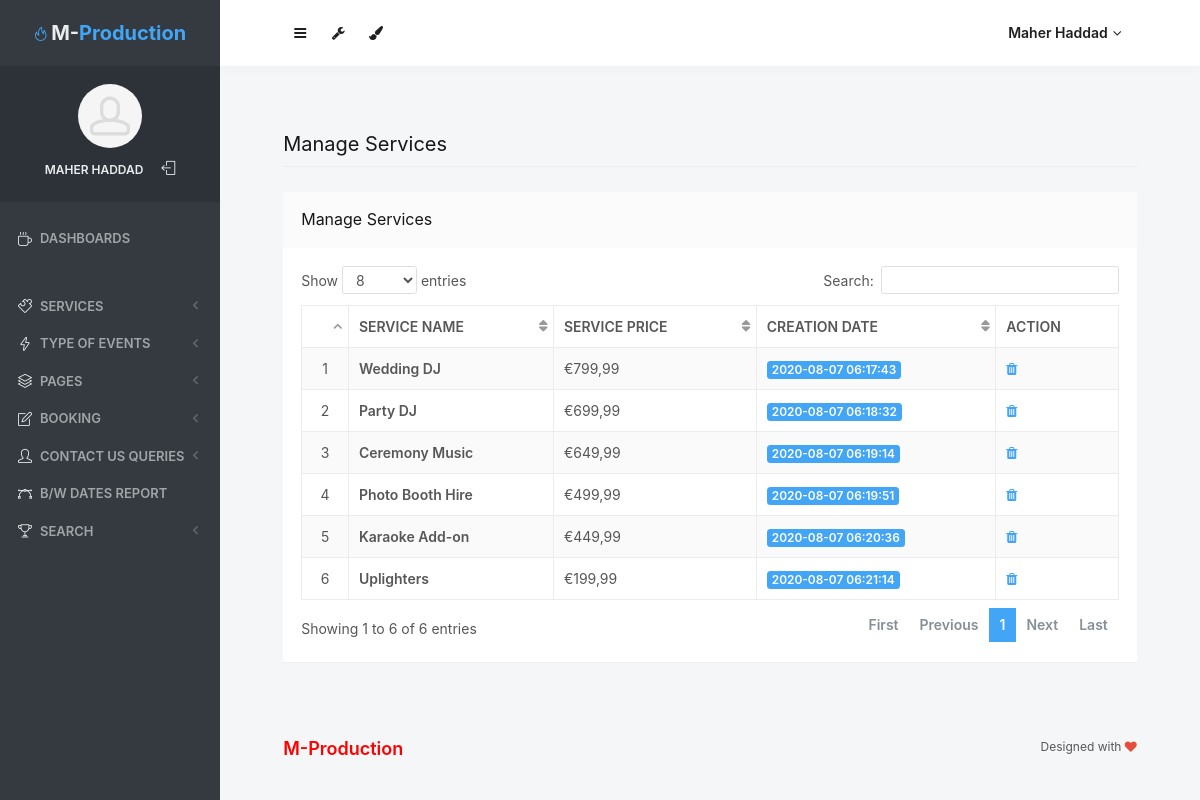
Screenshot of /admin/manage-services.php (signed in) with the database file from the repository.
### tables this page shows
CREATE TABLE `tblservice` (
  `ID` int(10) NOT NULL,
  `ServiceName` varchar(200) DEFAULT NULL,
  `SerDes` varchar(250) NOT NULL,
  `ServicePrice` varchar(200) DEFAULT NULL,
  `CreationDate` timestamp NULL DEFAULT CURRENT_TIMESTAMP
);

### admin/manage-services.php (the view, shortened to what this page needs)
<?php
include('includes/dbconnection.php');
if (strlen($_SESSION['mProdId']==0)) {
  header('location:logout.php');
  } else{
  ?>
<!doctype html>
<html lang="en" class="no-focus">
    <head>
        <link rel="stylesheet" href="assets/js/plugins/datatables/dataTables.bootstrap4.min.css">
        <link rel="stylesheet" id="css-main" href="assets/css/codebase.min.css">
    </head>
    <body>
        <div id="page-container" class="sidebar-o sidebar-inverse side-scroll page-header-fixed main-content-narrow">
           <?php include_once('includes/sidebar.php');?>
          <?php include_once('includes/header.php');?>
            <main id="main-container">
                <div class="content">
                    <h2 class="content-heading">Manage Services</h2>
                    <div class="block">
                        <div class="block-header block-header-default">
                            <h3 class="block-title">Manage Services</h3>
                        </div>
                        <div class="block-content block-content-full">
                            <table class="table table-bordered table-striped table-vcenter js-dataTable-full-pagination">
                                <thead>
                                    <tr>
                                        <th class="text-center"></th>
                                        <th>Service Name</th>
                                        <th class="d-none d-sm-table-cell">Service Price</th>
                                        <th class="d-none d-sm-table-cell">Creation Date</th>
                                        <th class="d-none d-sm-table-cell" style="width: 15%;">Action</th>
                                       </tr>
                                </thead>
                                <tbody>
                                    <?php
                                    $sql="SELECT * from tblservice";
                                    $query = $dbh -> prepare($sql);
                                    $query->execute();
                                    $results=$query->fetchAll(PDO::FETCH_OBJ);
                                    $cnt=1;
                                    if($query->rowCount() > 0)
                                    {
                                    foreach($results as $row)
                                    {               ?>
                                    <tr>
                                        <td class="text-center"><?php echo htmlentities($cnt);?></td>
                                        <td class="font-w600"><?php  echo htmlentities($row->ServiceName);?></td>
                                        <td class="d-none d-sm-table-cell">&#8364;<?php  echo htmlentities($row->ServicePrice);?></td>
                                        <td class="d-none d-sm-table-cell">
                                            <span class="badge badge-primary"><?php  echo htmlentities($row->CreationDate);?></span>
                                        </td>
                                         <td class="d-none d-sm-table-cell"><a href="manage-services.php?delid=<?php echo ($row->ID);?>" onclick="return confirm('Do you really want to Delete ?');"><i class="fa fa-trash fa-delete" aria-hidden="true"></i></a></td>
                                    </tr>
                                    <?php $cnt=$cnt+1;}} ?>
                                </tbody>
                            </table>
                        </div>
                    </div>
                </div>
            </main>
           <?php include_once('includes/footer.php');?>
        </div>
    </body>
</html>
<?php }  ?>

### admin/includes/sidebar.php (shortened to what this page needs)
    <?php
    include('includes/dbconnection.php');
    if (strlen($_SESSION['mProdId']==0)) {
      header('location:logout.php');
      } else{
    ?>
   <nav id="sidebar">
                <div id="sidebar-scroll">
                    <div class="sidebar-content">
                        <div class="content-header content-header-fullrow px-15">
                            <div class="content-header-section text-center align-parent sidebar-mini-hidden">
                                <div class="content-header-item">
                                    <a class="link-effect font-w700" href="dashboard.php">
                                        <i class="si si-fire text-primary"></i>
                                        <span class="font-size-xl text-dual-primary-dark">M-</span><span class="font-size-xl text-primary">Production</span>
                                    </a>
                                </div>
                            </div>
                        </div>
                        <div class="content-side content-side-full content-side-user px-10 align-parent">
                            <div class="sidebar-mini-hidden-b text-center">
                                <a class="img-link" href="be_pages_generic_profile.html">
                                    <img class="img-avatar" src="assets/img/avatars/avatar.jpg" alt="">
                                </a>
                                <ul class="list-inline mt-10">
                                    <?php
$aid=$_SESSION['mProdId'];
$sql="SELECT AdminName from  tbladmin where ID=:aid";
$query = $dbh -> prepare($sql);
$query->bindParam(':aid',$aid,PDO::PARAM_STR);
$query->execute();
$results=$query->fetchAll(PDO::FETCH_OBJ);
$cnt=1;
if($query->rowCount() > 0)
{
foreach($results as $row)
{               ?>
                                    <li class="list-inline-item">
                                        <a class="link-effect text-dual-primary-dark font-size-xs font-w600 text-uppercase" href="admin-profile.php"><?php  echo $row->AdminName;?></a>
                                    </li><?php $cnt=$cnt+1;}} ?>
                                    <li class="list-inline-item">
                                        <a class="link-effect text-dual-primary-dark" href="logout.php">
                                            <i class="si si-logout"></i>
                                        </a>
                                    </li>
                                </ul>
                            </div>
                        </div>
                        <div class="content-side content-side-full">
                            <ul class="nav-main">
                                <li class="open">
                                    <a href="dashboard.php"><i class="si si-cup"></i><span class="sidebar-mini-hide">Dashboards</span></a>
                                </li>
                                <li class="nav-main-heading"><span class="sidebar-mini-visible">UI</span><span class="sidebar-mini-hidden"></span></li>
                                <li>
                                    <a class="nav-submenu" data-toggle="nav-submenu"><i class="si si-puzzle"></i><span class="sidebar-mini-hide"></span>Services</a>
                                </li>
                                <li>
                                    <a class="nav-submenu" data-toggle="nav-submenu" href="#"><i class="si si-energy"></i><span class="sidebar-mini-hide">Type of Events</span></a>
                                </li>
                                <li>
                                    <a class="nav-submenu" data-toggle="nav-submenu" href="#"><i class="si si-layers"></i><span class="sidebar-mini-hide">Pages</span></a>
                                </li>
                                <li>
                                    <a class="nav-submenu" data-toggle="nav-submenu" href="#"><i class="si si-note"></i><span class="sidebar-mini-hide">Booking</span></a>
                                </li>
                                <li>
                                    <a class="nav-submenu" data-toggle="nav-submenu" href="#"><i class="si si-user"></i><span class="sidebar-mini-hide">Contact Us Queries</span></a>
                                </li>
                                <li>
                                    <a  href="between-dates-report.php"><i class="si si-vector"></i><span class="sidebar-mini-hide">B/w Dates Report</span></a>
                                </li>
                                <li>
                                    <a class="nav-submenu" data-toggle="nav-submenu" href="#"><i class="si si-trophy"></i><span class="sidebar-mini-hide">Search</span></a>
                                </li>
                            </ul>
                        </div>
                    </div>
                </div>
            </nav>
           <?php }  ?>

### admin/includes/header.php (shortened to what this page needs)
   <?php
    include('includes/dbconnection.php');
    if (strlen($_SESSION['mProdId']==0)) {
      header('location:logout.php');
      } else{
    ?>
            <header id="page-header">
                <div class="content-header">
                    <div class="content-header-section">
                        <button type="button" class="btn btn-circle btn-dual-secondary" data-toggle="layout" data-action="sidebar_toggle">
                            <i class="fa fa-navicon"></i>
                        </button>
                        <div class="btn-group" role="group">
                            <button type="button" class="btn btn-circle btn-dual-secondary" id="page-header-options-dropdown" data-toggle="dropdown" aria-haspopup="true" aria-expanded="false">
                                <i class="fa fa-wrench"></i>
                            </button>
                        </div>
                        <div class="btn-group" role="group">
                            <button type="button" class="btn btn-circle btn-dual-secondary" id="page-header-themes-dropdown" data-toggle="dropdown" aria-haspopup="true" aria-expanded="false">
                                <i class="fa fa-paint-brush"></i>
                            </button>
                        </div>
                    </div>
                    <div class="content-header-section">
                        <div class="btn-group" role="group">
                            <?php
$aid=$_SESSION['mProdId'];
$sql="SELECT AdminName from  tbladmin where ID=:aid";
$query = $dbh -> prepare($sql);
$query->bindParam(':aid',$aid,PDO::PARAM_STR);
$query->execute();
$results=$query->fetchAll(PDO::FETCH_OBJ);
$cnt=1;
if($query->rowCount() > 0)
{
foreach($results as $row)
{               ?>
                            <button type="button" class="btn btn-rounded btn-dual-secondary" id="page-header-user-dropdown" data-toggle="dropdown" aria-haspopup="true" aria-expanded="false">
                                <?php  echo $row->AdminName;?><i class="fa fa-angle-down ml-5"></i>
                            </button>
                            <?php $cnt=$cnt+1;}} ?>
                        </div>
                    </div>
                </div>
            </header>
            <?php }  ?>

### rows the page displays
tblservice: ServiceName "Wedding DJ", ServicePrice "799,99", CreationDate "2020-08-07 06:17:43"
tblservice: ServiceName "Party DJ", ServicePrice "699,99", CreationDate "2020-08-07 06:18:32"
tblservice: ServiceName "Ceremony Music", ServicePrice "649,99", CreationDate "2020-08-07 06:19:14"
tblservice: ServiceName "Photo Booth Hire", ServicePrice "499,99", CreationDate "2020-08-07 06:19:51"
tblservice: ServiceName "Karaoke Add-on", ServicePrice "449,99", CreationDate "2020-08-07 06:20:36"
tblservice: ServiceName "Uplighters", ServicePrice "199,99", CreationDate "2020-08-07 06:21:14"

### other values shown
$row->AdminName "MAHER HADDAD"
$row->AdminName "Maher Haddad"
